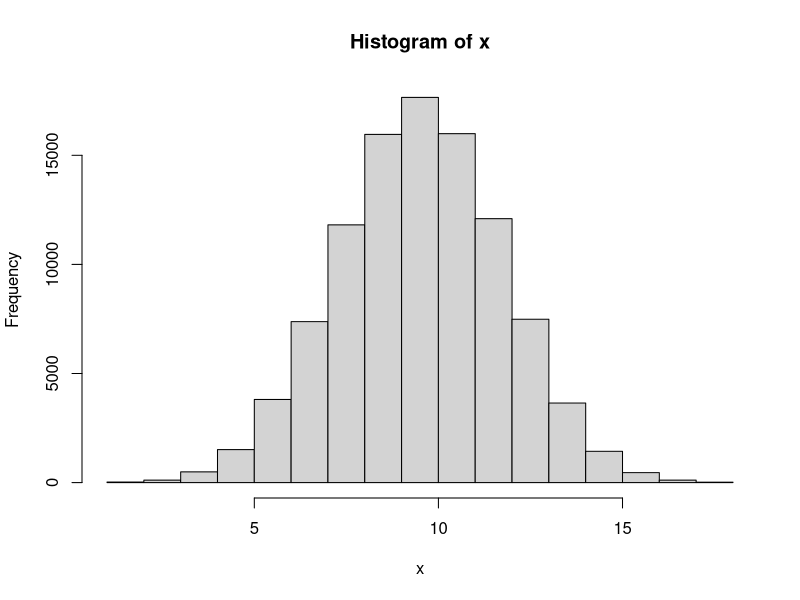
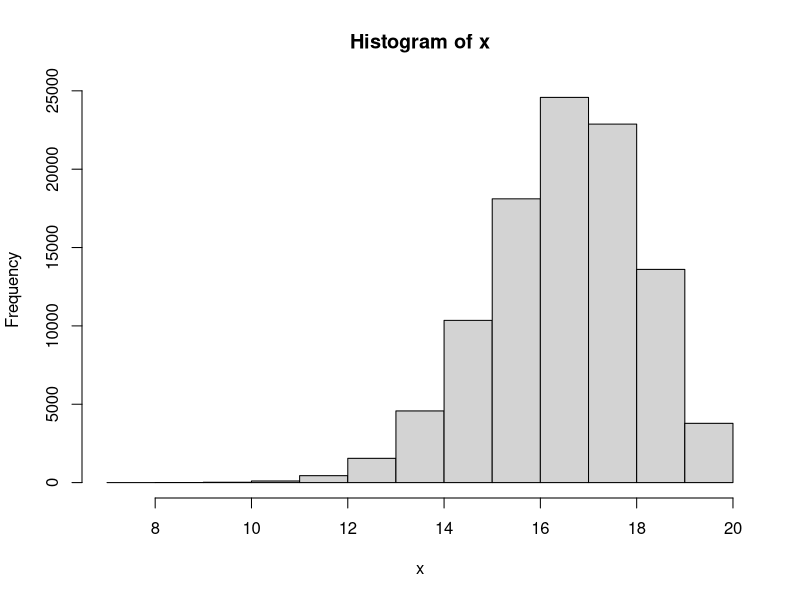

Here is the R script that generated these plots, in order:
#------------------

# Answer to the Question # 01

#------------------

# Answer to the No 1 of Question # 01 

#a) 

# Taking a sample with n = 20 and p = 0.5 (given on the question)

x1 <- rbinom(1, 20, 0.5)

#The value of x1

x1


#b) 

#Finding the range for x1 with n = 20 and p = 0.5


n <- 20

p <- 0.5


# Finding and defining the minimum value

min_value <- min(0, n)

# Finding and defining the maximum value

max_value <- max(0:n)

# Calculate the cumulative probability at the minimum value

cdf_min <- pbinom(min_value, n, p)

# Calculate the cumulative probability at the maximum value

cdf_max <- pbinom(max_value, n, p)

# Range of the binomial distribution

range_binomial <- c(min_value, max_value)

range_binomial


# Answer to the question No.2 of Question.1

# Repeating Question.1 of (1) for N = 1,00,000 times


N <- 100000

x <- rep(NA, N)

x

for (i in 1: N){
  x[i] <- rbinom(1, 20, 0.5)
}

x

# Plot the histogram

hist(x)

#Find the minimum and maximum value

max(x)

min(x)


#3 of Q.1 

# Now setting if x is bigger or less than 15 then y = 1 . And y = 0 otherwise.

y_1 <- ifelse(c(x)>=15, 1,0)

y_1


# 4 of Q.1

#Calculating summation of y

sum(y_1)


#5 of Q.1 

# Now repeating all the steps above for n = 20 and p = 0.85


#a) 

# Taking a sample 

x1 <- rbinom(1, 20, 0.85)
x1


#b)

#Finding the range for x1

n <- 20

p <- 0.85

# Find the minimum value

min_value <- min(0, n)

# Find the maximum value

max_value <- max(0:n)

# Calculate the cumulative probability at the minimum value

cdf_min <- pbinom(min_value, n, p)

# Calculate the cumulative probability at the maximum value

cdf_max <- pbinom(max_value, n, p)

# Range of the binomial distribution

range_binomial <- c(min_value, max_value)

range_binomial


#c. 

# Now taking N = 100000 times

N <- 100000

x <- rep(NA, N)

x

for (i in 1: N){
  x[i] <- rbinom(1, 20, 0.85)
}

x

# Plot the histogram

hist(x)


#Find the minimum and maximum value

max(x)

min(x)


#d. 

# Now setting if x is bigger or less than 15 then y = 1 . And y = 0 otherwise

y_1 <- ifelse(c(x)>=15, 1,0)

y_1

#e. 

#Calculating summation of y

sum(y_1)


#f. 

#Calculating summation of y divided by N

sum(y_1) / N


# ---------------------------------------------

# Answer to the Question # 01 - (6) : 

# ---------------------------------------------


# Now I have to make a guess about type I and type II errors for Null Hypothesis H0: p0 = 0.5 VS Alternative hypothesis H1: p1 = 0.85. For setting that what is the chance of a fair coin landing on heads at least 15 times out of 20 flips?


# Type I error means we reject the null hypothesis when it is true. It is also known as 'False Positive'. The significance level or alpha (a) is the probability of making a type I error. We usually set it as 0.05 or 0.01.


# The chance of a fair coin landing on heads at least 15 times out of 20 flips, we are using binomial distribution and a two-tailed test for this question. By calculating on the calculator it is found that the probability of getting 15 or more successes out of 20 trials when the p0 = 0.5 is approximately 0.026. So, it can be said that if the p0 = 0.5, we would reject the null hypothesis and conclude that the proportion is significantly different from 0.5 in about 2.6% of the cases.

# On the other hand, Type II error means we fail to reject the null hypothesis when it is actually false. It is also known as 'False Negative'. The probability of making a type II error is denoted by beta (B).

# To find the probability of a type II error, we know that for the alternative hypothesis, p1 = 0.85. By calculating on the calculator, we got that the chance of a fair coin landing on heads at least 15 times out of 20 flips when p1 = 0.85 is approximately 0.408. This means we would fail to reject the null hypothesis and conclude that the proportion is not significantly different from 0.5 in about 40.8% of the cases.

# In summary, the estimated probabilities of making a type I error and a type II error for this hypothesis test are approximately 0.026 and 0.408, respectively.



# ---------------------------------------------

#Answer to the Q. 2 :

# ---------------------------------------------


# Here is the sample: 2 2 1 2 2 2 1 1 2 1 1 2 2 1 1 2 1 2 2 2 1 2 1 2 1 2 2 2 2 2 2 2 2 1 2 1 2 1 2 2


# We have to test whether the sample is random or not.


# To test whether the process of treatment assignments is random, we will use a chi-squared fit test. At first, we will count the number of treatments of each type, and then compare the observed frequencies to the expected frequencies under the assumption of a random process.

# In this case, there are 40 treatments. Among them:
  
# For Observed frequencies: Type 1 = 18 treatments and Type 2 = 22 treatments.

# Expected frequencies (we assume that there is randomness): Type 1 = 20 treatments and Type 2 = 20  treatments. (As there are 40 treatments in total and a 50% chance of each type).


# To calculate the chi-squared statistic, we can use the formula:
  
#  χ2 = Σ ((Oi - Ei)² / Ei)

# Here,

# Oi = Observed Frequency for category  i , (here i = 1 or 2), 

# Ei = Expected frequency for category i, (here i = 1 or 2).

# And the sum is taken over all categories.

# By using an online calculator and plugging the numbers, we got that:
  
  
# χ2 = ((18-20)²/20) + ((22-20)²/20) = 0.4


# To determine whether this value is statistically significant, we need to compare it to a chi-squared distribution with one degree of freedom (since we have two categories and one parameter estimated from the data). Using a table, we find that the p-value for this test is approximately 0.5, which is very large.

# Therefore, we fail to reject the null hypothesis that the treatment assignments are random. In other words, there is no evidence to suggest that the process was biased or non-random.

# [This question can be solved in multiple ways]

# ---------------------------------------------

#Answer to the Q. 3 :

# ---------------------------------------------


#Answer for 3 - a


#1

# Taking a sample

x2 <- rbinom(1, 1, 0.5)
x2


#Then identify the range

n <- 1
p <- 0.5


# Find the minimum value

min_value <- min(0, n)


# Find the maximum value

max_value <- max(0:n)


# Calculate the cumulative probability at the minimum value

cdf_min <- pbinom(min_value, n, p)

# Calculate the cumulative probability at the maximum value

cdf_max <- pbinom(max_value, n, p)

# Range of the binomial distribution

range_binomial <- c(min_value, max_value)

range_binomial


#For question 3 - (a) - #2 and #3

# Patient will get “A” if x2 = 1, and get “B” if x2 = 0

# Repeating 1 & 2 for N = 40


N <- 40
x <- rep(NA, N)

x

for (i in 1: N){
  x[i] <- rbinom(1, 1, 0.5)
}

x

# Now assigning A and B for 1 and 0 respectively.

x[x == 1] <- "A"
x[x == 0] <- "B"


# print the modified values of x

print(x)


#To show the Number of A and B

table(x)


# --------------------------------------------


# --------------------------------------------


#Answer for 3 - b

# Now we will use random permutated block randomization with a block size of 40 (including 20 “A”s and 20 “B”s)

# Set the block size

block_size <- 40


# Create a vector of treatment assignments

treatments <- rep(c("A", "B"), length.out = block_size*1)


# Create a vector of block assignments

blocks <- rep(1:1, each = block_size)


# Randomly permute the blocks

blocks <- sample(blocks)


# Order the treatment assignments within each block

for (i in 1:1) {
  treatments[blocks == i] <- sample(treatments[blocks == i])
}

# View the resulting treatment assignments by block

a <- split(treatments, blocks)

a

#Calculating the Number of A and B

table(a)

# The difference between 3(a) and 3 (b) is that - in 3 (a), though the probability is p = 0.5, for the N = 40, the number of A and B are not the same. In my case, A = 18 and B = 22. But, in 3 (b) we used random permutated block randomization with a block size of 40. And, for this case, the number of A and B is the same. For my case, A = 20 and B = 20.



# --------------------------------------------

# --------------------------------------------


# Answer for 3 - c


# Set the block size of 8


block_size <- 8


# Create a vector of treatment assignments


treatments <- rep(c("A", "B"), length.out = block_size*5)


# Create a vector of block assignments


blocks <- rep(1:5, each = block_size)


# Randomly permute the blocks

blocks <- sample(blocks)



# Order the treatment assignments within each block

for (i in 1:5) {
  treatments[blocks == i] <- sample(treatments[blocks == i])
}


# View the resulting treatment assignments by block. There are 5 different blocks with a block size of 8


d <- split(treatments, blocks)
d

# Now, merging all the 5 different blocks into 1. So, now there will be 40


b <- unsplit(treatments, blocks)

b


#Number of A and B

table(b)

# The difference between 3(b) and 3 (c) is that - in 3 (b), we used random permutated block randomization with a block size of 40. And for this case number of A and B are the same. For my case, it was A = 20 and B = 20. But, in 3 (c) though we used random permutated block randomization, but this time with a block size of 8. After that we added all the 8 blocks so total sample is 40. And for this case number of A and B is not same. For my case , it was A = 24 and B = 16. 

# If we stop the study for toxicity for in sample size = 20, then for 3 (b) = The difference between number of A and B will not be that much. 

# But, for 3 (c) = The difference between the number of A and B will be more than 3 (b)
